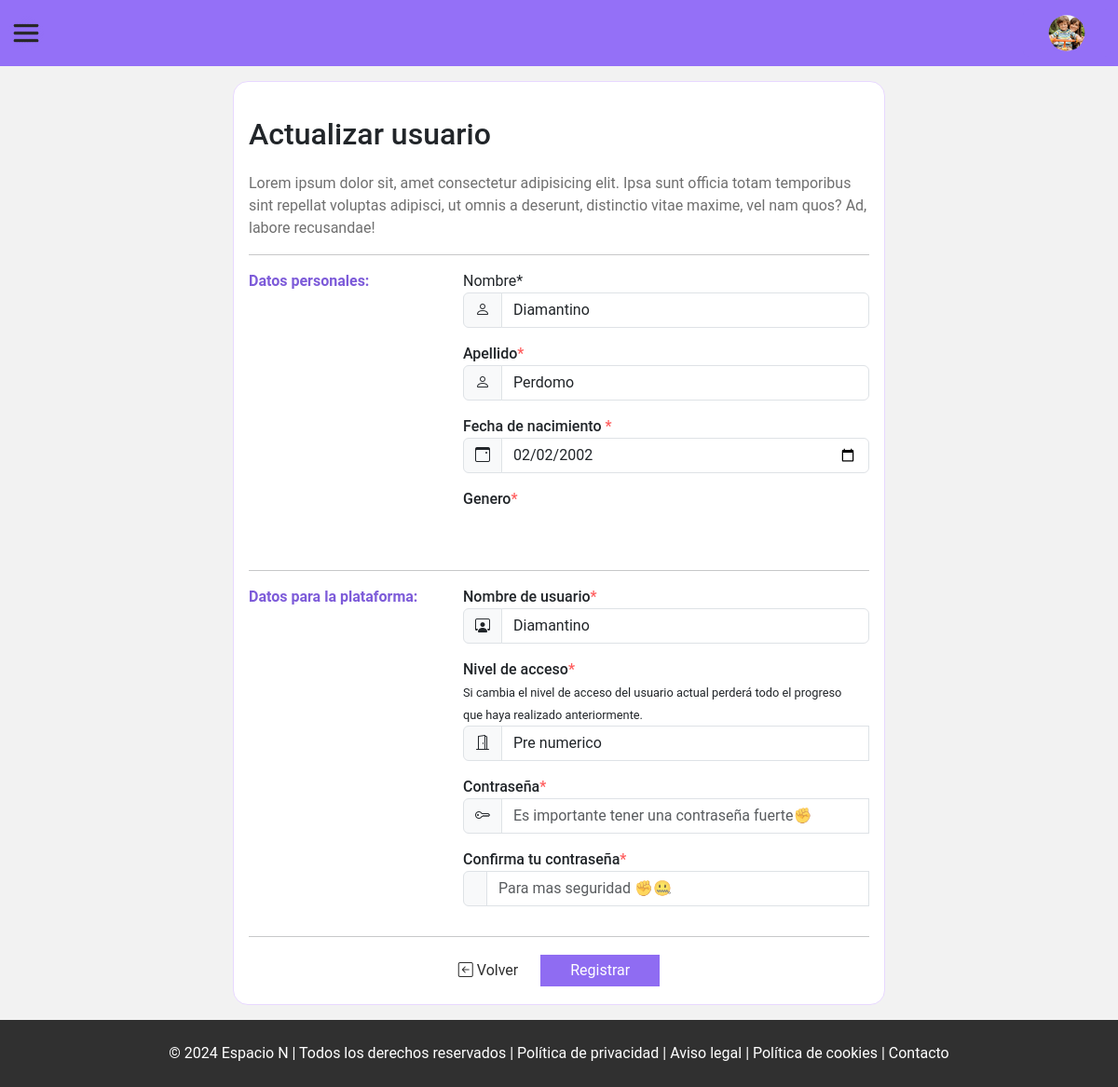
/view/admin/child/modify.php?id=21 (signed in), run on the app's committed database.
### tables this page shows
CREATE TABLE `ninos` (
  `id_nino` int(10) NOT NULL,
  `id_genero` int(10) NOT NULL,
  `id_categoria_actividades` int(10) NOT NULL,
  `id_usuario` int(10) NOT NULL,
  `id_profesional` int(10) NOT NULL,
  `nombre` varchar(70) NOT NULL,
  `apellido` varchar(70) NOT NULL,
  `fecha_nacimiento` date DEFAULT NULL,
  `ultimo_acceso` datetime DEFAULT NULL
);

CREATE TABLE `usuarios` (
  `id_usuario` int(10) NOT NULL,
  `id_rol` int(10) NOT NULL,
  `usuario` varchar(15) DEFAULT NULL,
  `clave` varchar(8) DEFAULT NULL,
  `estado` bit(1) DEFAULT b'0',
  `permisos` bit(1) DEFAULT b'0',
  `fecha_hora_creacion` datetime DEFAULT NULL
);

### view/admin/child/modify.php (the view, shortened to what this page needs)
<?php
function showChild()
{
    include '../../../php/connectionBD.php';
    $id_child = $_GET["id"];
    try {
        $sqlShow = "SELECT ninos.id_nino, usuarios.id_usuario AS usuarios_id_usuario, usuarios.usuario, ninos.id_genero, ninos.nombre, ninos.apellido, ninos.id_categoria_actividades, ninos.fecha_nacimiento FROM ninos INNER JOIN
        usuarios ON ninos.id_usuario = usuarios.id_usuario
        WHERE ninos.id_nino = :id_child;";
        $stmt = $pdo->prepare($sqlShow);
        $stmt->bindParam('id_child', $id_child, PDO::PARAM_INT);
        $stmt->execute();
        $row = $stmt->fetch(PDO::FETCH_ASSOC);
        switch ($row["id_genero"]) {
            case 1:
                $gender = "<p class='d-flex gap-2 selectionGender'>
                                <label for='M'>
                                    <input type='radio' name='gender' id='M' value='1' checked>
                                    <img src='../../../img/childs/boy.png' alt='' class='checked'>
                                </label>
                                <label for='F'>
                                    <input type='radio' id='F' name='gender' value='2'>
                                    <img src='../../../img/childs/girl.png' alt='' class=''>
                                </label>
                            </p>";
                break;
        }
        switch ($row["id_categoria_actividades"]) {
            case 1:
                $accessLevel = "<select name='accessLevel' class='form-control'><br>
        <option value='1' selected>Pre numerico</option>
        <option value='2'>Numerico emergente</option>
        <option value='3'>Desarrollo numerico</option>
    </select><br>";
                break;
        }
        echo "<div class='row'>";
        echo "<div class='col-4'>";
        echo "<label for=''>Datos personales:</label><br>";
        echo "</div>";
        echo "<div class='col-8'>";
        echo "<label for=''>Nombre<span>*</span></label><br>";
        echo "<div class='input-group mb-3'>";
        echo "<span class='input-group-text' id='basic-addon1'><i class='bi bi-person'></i></span>";
        echo "<input type='text' name='name' class='form-control' placeholder='¿Como se llama tu niño/a? 🤔' aria-label='Username' aria-describedby='basic-addon1'  value='" . $row["usuario"] . "'>";
        echo " </div>";
        echo "<label for=''>Apellido<span>*</span></label><br>";
        echo "<div class='input-group mb-3'>";
        echo "<span class='input-group-text' id='basic-addon1'><i class='bi bi-person'></i></span>";
        echo "<input type='text' name='lastName' class='form-control' placeholder='¿Y cual es su apellido? 🤔' aria-label='Username' aria-describedby='basic-addon1'  value='" . $row["apellido"] . "'>";
        echo "</div>";
        echo "<label for=''>Fecha de nacimiento <span>*</span></label><br>";
        echo "<div class='input-group mb-3'>";
        echo "<span class='input-group-text' id='basic-addon1'><i class='bi bi-calendar3-event'></i></span>";
        echo "<input type='date' name='date' class='form-control' aria-label='Username' value = '" . date('Y-m-d', strtotime($row["fecha_nacimiento"])) . "' aria-describedby='basic-addon1'>";
        echo "</div>";
        echo "<label for=''>Genero<span>*</span></label><br>";
        echo $gender;
        echo "</div></div><hr>";
        echo "<div class='row'>";
        echo "<div class='col-4'>";
        echo "<label for=''>Datos para la plataforma:</label><br>";
        echo "</div>";
        echo "<div class='col-8'>";
        echo "<label for=''>Nombre de usuario<span>*</span></label><br>";
        echo "<div class='input-group mb-3'>";
        echo "<span class='input-group-text' id='basic-addon1'>";
        echo "<i class='bi bi-person-workspace'></i></i>";
        echo "</span>";
        echo "<input type='text' name='user' class='form-control' placeholder='¡Oh 😲...!' aria-label='Username' aria-describedby='basic-addon1'  value='" . $row["usuario"] . "'>";
        echo "</div>";
        echo "<label for=''>Nivel de acceso<span>*</span></label><br>";
        echo "<small>Si cambia el nivel de acceso del usuario actual perderá todo el progreso<br>
         que haya realizado anteriormente.</small>";
        echo "<div class='input-group mb-3'>";
        echo "<span class='input-group-text' id='basic-addon1'><i class='bi bi-door-open'></i></span>";
        echo "$accessLevel";
        echo "</div>";
        echo "<label for=''>Contraseña<span>*</span></label>";
        echo "<div class='input-group mb-3'>
                    <span class='input-group-text' id='basic-addon1'>
                        <i class='bi bi-key'></i></i>
                    </span>
                    <input
                        type='password'
                        name='password'
                        class='form-control'
                        placeholder='Es importante tener una contraseña fuerte✊' aria-label='Username'
                        aria-describedby='basic-addon1'>
                    <br>
               </div>";
        echo "<label for=''>Confirma tu contraseña<span>*</span></label>";
        echo "<div class='input-group mb-3'>
                <span class='input-group-text' id='basic-addon1'>
                    <i class='bi bi-ke'></i></i>
                </span>
                <input
                    type='password'
                    name='passwordAgain'
                    class='form-control'
                    placeholder='Para mas seguridad ✊🤐 ' aria-label='Username'
                    aria-describedby='basic-addon1'>
                <br>
            </div>";
        echo "</div></div><hr>";
    } catch (PDOException $ex) {
        echo $ex->getMessage();
    }
}
?>
<!DOCTYPE html>
<html lang="es">
<head>
    <link href="https://cdn.jsdelivr.net/npm/bootstrap@5.3.3/dist/css/bootstrap.min.css" rel="stylesheet"
>
    <link rel="stylesheet" href="https://cdn.jsdelivr.net/npm/bootstrap-icons@1.11.3/font/bootstrap-icons.min.css">
    <link rel="stylesheet" href="../../../css/reset.css">
    <link rel="stylesheet" href="../../../css/components/offcanvas.css">
    <link rel="stylesheet" href="../../../css/components/header.css">
    <link rel="stylesheet" href="../../../css/components/semanticTag.css">
    <link rel="stylesheet" href="../../../css/admin/addAndModifyChild.css">
</head>
<body>
<?php include "./../../include/admin/user/header.php" ?>
<main>
   <div class="content">
   <h1>Actualizar usuario</h1>
        <p>Lorem ipsum dolor sit, amet consectetur adipisicing elit. Ipsa sunt officia totam temporibus sint repellat
            voluptas adipisci, ut omnis a deserunt, distinctio vitae maxime, vel nam quos? Ad, labore recusandae!</p>
            <hr>
            <form action="../../../php/admin/child.php" method="post">
            <?php showChild(); ?>
                <div class='d-flex justify-content-center gap-4 align-items-center'>
                    <div class=''>
                        <a href='./../dashboard.php'><span><i class='bi bi-arrow-left-square'></i>  Volver</span></a>
                    </div>
                    <div class=''>
                        <input type='submit' class='purpleButton' value='Registrar'>
                    </div>
                </div>
        </form>
   </div>
    </main>
    <?php include "./../../include/footer.php" ?>
</body>
</html>

### css/components/semanticTag.css (style rules this page uses)
body { display: flex; flex-direction: column; width: 100vw; height: 100vh; background-size: contain; background-repeat: repeat; font-family: "Roboto", sans-serif; font-weight: 100; font-style: normal; font-weight: 400; }
main { flex-grow: 2; background: #f2f2f2; }
main>div { width: 100vw; }

### css/admin/addAndModifyChild.css (style rules this page uses)
main { display: flex; justify-content: center; align-items: center; }
a { margin: 0.5rem 0rem; display: block; color: var(--colorBlack); text-decoration: none; }
.content { background: white; padding: 1rem; border-radius: 1rem; border: solid 1px #e8d8ff; margin: 1rem; max-width: 700px; }
.purpleButton { background: #8f6cf2; padding: 0.5rem 2rem; color: white; border: 0rem; }
.col-4 > label { font-weight: bold; color: #7d5bd9; }
.col-8 > label { font-weight: 500; }
label > span { color: #ff5d5d; }
.content > p { color: #6f6f6f; }
.selectionGender { padding-top: 0.5rem; }

### data on the page
ninos: name "Diamantino", lastName "Perdomo", date "02/02/2002", user "Diamantino"
